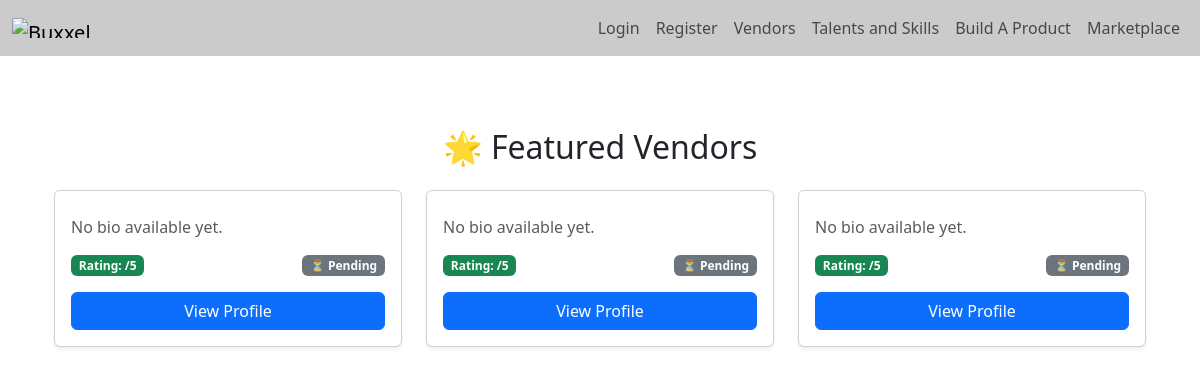
/vendors, run on the app's committed database.
### models.py (models this page shows)
class Vendor(db.Model):
    id = db.Column(db.Integer, primary_key=True)
    username = db.Column(db.String(80), unique=True, nullable=False)
    password = db.Column(db.String(200), nullable=False)  # Hashed
    is_verified = db.Column(db.Boolean, default=False)
    location = db.Column(db.String(120))
    bio = db.Column(db.Text)
    avatar = db.Column(db.String(120))  # filename of avatar image
    is_available_for_commissions = db.Column(db.Boolean, default=True)
    is_featured = db.Column(db.Boolean, default=False)

### buxxel_app.py (the view)
@app.route('/vendors')
def vendors():
    vendors = vendors = Vendor.query.all()
    return render_template('vendors.html', vendors=vendors)

### templates/vendors.html (shortened to what this page needs)
{% extends 'base.html' %}
{% block content %}
<div class="container my-5">
  <h2 class="text-center mb-4">🌟 Featured Vendors</h2>
  <div class="row">
    {% for vendor in vendors %}
      <div class="col-md-4 mb-4">
        <div class="card shadow-sm h-100">
          <div class="card-body">
            <p class="card-text text-muted">{{ vendor.bio or "No bio available yet." }}</p>
            <div class="d-flex justify-content-between align-items-center mt-3">
              <span class="badge bg-success">Rating: {{ vendor.rating }}/5</span>
              {% if vendor.commission_status == 'verified' %}
                <span class="badge bg-info text-dark">✅ Verified</span>
              {% else %}
                <span class="badge bg-secondary">⏳ Pending</span>
              {% endif %}
            </div>
            <a href="{{ url_for('vendor_profile', vendor_id=vendor.id) }}" class="btn btn-primary w-100 mt-3">View Profile</a>
          </div>
        </div>
      </div>
    {% endfor %}
  </div>
</div>
{% endblock %}

### data on the page
Vendor: bio "No bio available yet."
Vendor: bio "No bio available yet."
Vendor: bio "No bio available yet."
